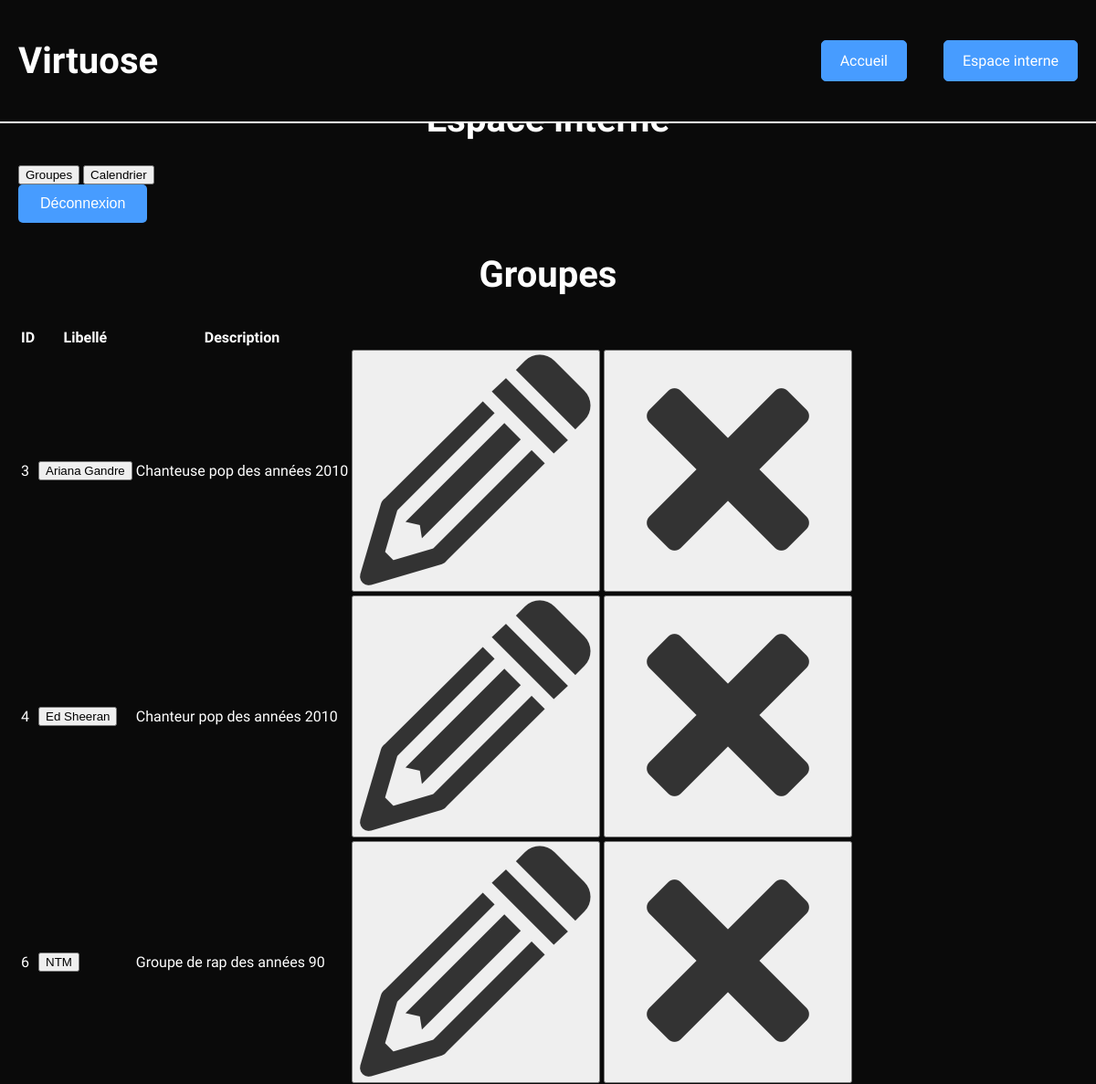
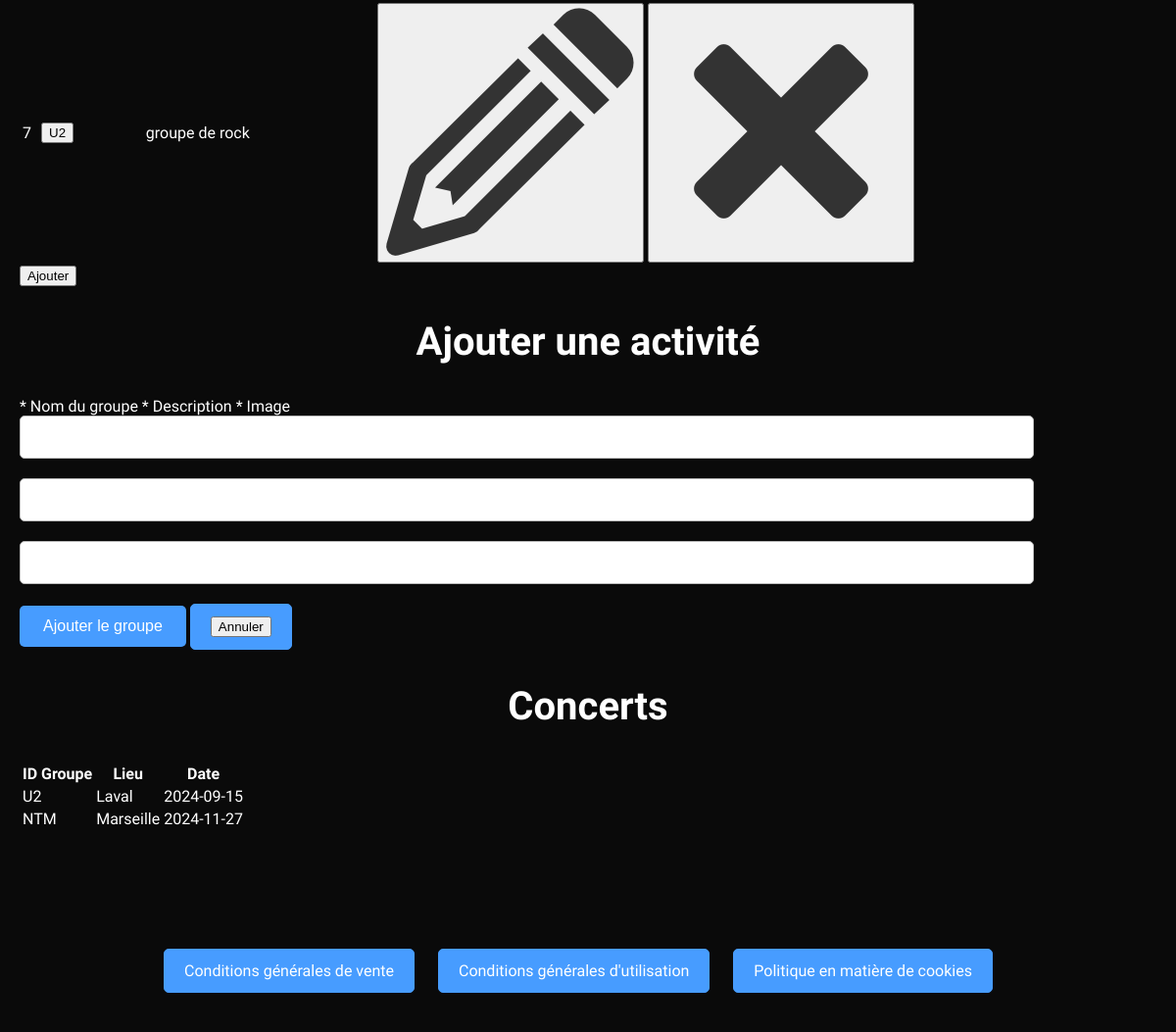
/index.php?action=adminRedirection (signed in), run on the app's committed database (2 pictures, top to bottom).
### tables this page shows
CREATE TABLE IF NOT EXISTS `group` (
  `id_group` int NOT NULL AUTO_INCREMENT,
  `name` varchar(50) NOT NULL,
  `description` varchar(3000) NOT NULL,
  `picture` varchar(128) NOT NULL,
  PRIMARY KEY (`id_group`)
);

CREATE TABLE IF NOT EXISTS `concert` (
  `id_concert` int NOT NULL AUTO_INCREMENT,
  `id_group` int NOT NULL,
  `place` varchar(100) NOT NULL,
  `date` date NOT NULL,
  PRIMARY KEY (`id_concert`),
  KEY `id_groupe2` (`id_group`)
);

### pdo/database.php (called while the page is built, shortened)
<?php
class DBConnection
{
	private static ?PDO $database = null;
	public static function getInstance(): PDO
	{
		if (DBConnection::$database === null) {
			try {
				DBConnection::$database = new PDO('mysql:host=localhost;dbname=tournee;charset=utf8', "root", "");
			} catch (Exception $e) {
				die('Erreur : ' . $e->getMessage());
				echo '<script> console.log("Connexion Effectué") </script>';
			}
		}
		return DBConnection::$database;
	}
}
?>

### pdo/groupPDO.php (called while the page is built, shortened)
<?php
require_once('pdo/database.php');
require_once('model/group.php');
class GroupPDO
{
    public function readAll(): array
    {
        $MySQLQuery = 'SELECT * FROM `group`';
        $stmt = DBConnection::getInstance()->prepare($MySQLQuery);
        $stmt->execute();
        return $this->returnGroups($stmt->fetchAll());
    }
    private function returnGroups(array $rows): array
    {
        $groups = [];
        foreach ($rows as $row) {
            $id_group = $row['id_group'];
            $name = $row['name'];
            $description = $row['description'];
            $picture = $row['picture'];
            $group = new Group($name, $description, $picture, $id_group);
            $groups[] = $group;
        }
        return $groups;
    }
    public function readGroupName(int $id_group): string
    {
        $MySQLQuery = 'SELECT name FROM `group` WHERE id_group = ?;';
        $stmt = DBConnection::getInstance()->prepare($MySQLQuery);
        $stmt->execute([$id_group]);
        $groupData = $stmt->fetch(PDO::FETCH_ASSOC);
        return $groupData['name'];
    }
}

### model/group.php (called while the page is built, shortened)
<?php
class Group
{
    private int $id_group;
    private string $name;
    private string $description;
    public function __construct(string $name, string $description, string $picture, int $id_group = -1)
    {
        $this->id_group = $id_group;
        $this->name = $name;
        $this->description = $description;
    }
    public function getIdGroup(): int
    {
        return $this->id_group;
    }
    public function getName(): string
    {
        return $this->name;
    }
    public function getDescription(): string
    {
        return $this->description;
    }
}

### pdo/concertPDO.php (called while the page is built, shortened)
<?php
require_once('pdo/database.php');
require_once('model/concert.php');
class ConcertPDO
{
    public function readAll(): array
    {
        $MySQLQuery = 'SELECT * FROM `concert`';
        $stmt = DBConnection::getInstance()->prepare($MySQLQuery);
        $stmt->execute();
        return $this->returnConcerts($stmt->fetchAll());
    }
    private function returnConcerts(array $rows): array
    {
        $concerts = [];
        foreach ($rows as $row) {
            $id_concert = $row['id_concert'];
            $id_group = $row['id_group'];
            $place = $row['place'];
            $date = $row['date'];
            $concert = new Concert($id_group, $place, $date, $id_concert);
            $concerts[] = $concert;
        }
        return $concerts;
    }
}

### model/concert.php (called while the page is built, shortened)
<?php
class Concert
{
    private int $id_group;
    private string $place;
    private string $date;
    public function __construct(int $id_group, string $place, string $date, int $id_concert = -1)
    {
        $this->id_group = $id_group;
        $this->place = $place;
        $this->date = $date;
    }
    public function getIdGroup(): int
    {
        return $this->id_group;
    }
    public function getPlace(): string
    {
        return $this->place;
    }
    public function getDate(): string
    {
        return $this->date;
    }
}

### controllers/admin/c_Admin.php (the view, shortened to what this page needs)
<?php
class Admin
{
    private $groups;
    private $concerts;
    function __construct()
    {
        $groupPDO = new GroupPDO();
        $this->groups = $groupPDO->readAll();
        $concertPDO = new ConcertPDO();
        $this->concerts = $concertPDO->readAll();
    }
    function printGroup()
    {
        foreach ($this->groups as $group) {
            echo '<tr>
                <td>' . $group->getIdGroup() . '</td>
                <form method="post" action="index.php">
                <input type="hidden" name="action" value="adminRedirection">
                <input type="hidden" name="step" value="pageGroup">
                <input type="hidden" name="type" value="group">
                <input type="hidden" name="groupId" value="'. $group->getIdGroup() .'">
                <td> <button class="adminTableAction" type="submit">'. $group->getName() . '</td>
                </form>
                <td>' . $group->getDescription() . '</td>
                <form method="post" action="index.php">
                <input type="hidden" name="action" value="adminRedirection">
                <input type="hidden" name="step" value="updateGroup">
                <input type="hidden" name="type" value="group">
                <input type="hidden" name="id" value="'. $group->getIdGroup() .'">
                <td> <button class="adminTableAction" type="submit">
                <img class="adminIcon" src="view/img/edit.ico" />
                </button></td>
                </form>
                <form method="post" action="index.php">
                <input type="hidden" name="action" value="adminRedirection">
                <input type="hidden" name="step" value="deleteGroup">
                <input type="hidden" name="type" value="group">
                <input type="hidden" name="id" value="'. $group->getIdGroup() .'">
                <td> <button class="adminTableAction" type="submit">
                <img class="adminIcon" src="view/img/delete.ico" />
                </button></td>
                </form>
                </td></tr>
                ';
        }
    }
    function printConcert()
    {
        $groupPDO = new GroupPDO();
        foreach ($this->concerts as $concert) {
            $groupName = $groupPDO->readGroupName($concert->getIdGroup());
            echo '<tr>
                <td>' . $groupName . '</td>
                <td>' . $concert->getPlace() . '</td>
                <td>' . $concert->getDate() . '</td>
                </td></tr>
                ';
        }
    }
}

### index.php (shortened to what this page needs)
<?php
require_once('controllers/c_Redirection.php');
$ControllerRedirection = Redirection::getInstance();
$action = null;
if (isset($_GET['action'])) {
	$action = htmlspecialchars($_GET['action']);
} else {
	if (isset($_POST['action'])) {
		$action = htmlspecialchars($_POST['action']);
	}
}
switch ($action) {
	case 'adminRedirection';
		$ControllerRedirection->adminRedirection();
		break;
}

### controllers/c_Redirection.php (shortened to what this page needs)
<?php
require_once('./pdo/concertPDO.php');
require_once('./pdo/groupPDO.php');
class Redirection
{
    public function adminRedirection()
    {
        $step = 'view';
        switch ($step) {
            case 'view':
                if (isset($_SESSION['login'])) {
                    require('view/admin/v_Admin.php');
                } else {
                    require('view/admin/v_AdminLogin.php');
                }
                break;
        }
    }
}

### view/admin/v_Admin.php (shortened to what this page needs)
<?php require_once('controllers/admin/c_Admin.php') ?>
<?php $ControllerAdmin = new Admin ?>
<main>
    <h1>Espace interne</h1>
    <div id="adminAction">
        <input class="btnSmall btnNotClicked btnAdminOption" type="button" value="Groupes" name="divGroup" onclick="adminClickEvent(this)" />
        <input class="btnSmall btnNotClicked btnAdminOption" type="button" value="Calendrier" name="divCal" onclick="adminClickEvent(this)" />
        <form method="POST" action="index.php">
                <input class="btnSmall btnNotClicked btnAdminOption" type="submit" value="Déconnexion">
        </form>
    </div>
    <div class="divInvisible divAdminOption" id="divGroup">
        <h2>Groupes</h2>
        <table>
            <thead>
                <tr>
                    <th>ID</th>
                    <th>Libellé</th>
                    <th>Description</th>
                </tr>
            </thead>
            <tbody>
                <?php $ControllerAdmin->printGroup(); ?>
            </tbody>
        </table>
        <input class="btnNotClicked btnAdminOption btnAdd" type="button" value="Ajouter" name="addGroup" onclick="adminClickEvent(this)" />
    </div>
    <div class="divInvisible divAdminOption" id="addGroup">
    <h2>Ajouter une activité</h2>
        <form method="POST" action="index.php">
            <div class="colDiv">
                <div class="vDiv divAlignRight">
                    <label for="groupname">* Nom du groupe</label>
                    <label for="description">* Description</label>
                    <label for="picture">* Image</label>
                </div>
                <div class="vDiv divAlignLeft">
                    <input type="text" name="groupname" required>
                    <input class="txtDescription" type="text" name="description" required>
                    <input class="txtDescription" type="text" name="picture" required>
                    <input type="submit" value="Ajouter le groupe"></input>
                    <a href="index.php?action=adminRedirection&step=disconnect"><button type="button">Annuler</button></a>
                </div>
            </div>
        </form>
    </div>
    <div class="divInvisible divAdminOption" id="divCal">
        <h2>Concerts</h2>
        <table>
            <thead>
                <tr>
                    <th>ID Groupe</th>
                    <th>Lieu</th>
                    <th>Date</th>
                </tr>
            </thead>
            <tbody>
                <?php $ControllerAdmin->printConcert(); ?>
            </tbody>
        </table>
    </div>
</main>
<?php $content = ob_get_clean(); ?>
<?php require('view/layout.php') ?>

### view/layout.php (shortened to what this page needs)
<!DOCTYPE html>
<html>
<head>
    <link href="../view/style.css" rel="stylesheet" />
</head>
<body>
    <header>
        <nav>
            <h1 class="companyname">Virtuose</h1>
            <ul>
                <li><a href="/index.php?action=accueil">Accueil</a></li>
                <li><a href="/index.php?action=adminRedirection">Espace interne</a></li>
            </ul>
        </nav>
    </header>
    <?= $content ?>
    <footer>
        <a class="a-nostyle white-font">Conditions générales de vente</a>
        <a class="a-nostyle white-font">Conditions générales d'utilisation</a>
        <a class="a-nostyle white-font">Politique en matière de cookies</a>
    </footer>
</body>
</html>

### view/style.css (style rules this page uses)
:root { --primary-color: #479cff; --secondary-color: #ffffff; --background-color: #0a0a0a; --text-color: #ffffff; --border-color: #bbbbbb; }
body { margin: 0; padding: 0; font-family: "Istok Web", sans-serif; background-color: var(--background-color); color: var(--text-color); }
a { display: inline-block; padding: 12px 20px; margin-right: 20px; font-size: 16px; text-decoration: none; color: var(--secondary-color); background-color: var(--primary-color); border: solid 1px var(--primary-color); border-radius: 5px; transition: background-color 0.3s ease, color 0.3s ease; }
h1, h2 { font-size: 2.5rem; text-align: center; }
h2 { color: var(--text-color); }
nav { position: fixed; top: 0; left: 0; width: 100%; display: flex; justify-content: space-between; align-items: center; padding: 10px 20px; background-color: var(--background-color); border-bottom: 2px solid var(--text-color); z-index: 1000; }
nav ul { list-style-type: none; display: flex; }
nav ul li { margin-right: 20px; }
main { min-height: 100vh; padding: 80px 20px; }
form { display: flex; flex-wrap: wrap; }
input[type="text"], input[type="password"], textarea { width: 100%; padding: 12px; margin-bottom: 20px; border: 1px solid var(--border-color); border-radius: 5px; font-size: 1rem; }
input[type="submit"] { padding: 12px 24px; background-color: var(--primary-color); color: var(--secondary-color); border: none; border-radius: 5px; font-size: 1rem; cursor: pointer; }
footer { padding: 40px 20px; text-align: center; background-color: var(--background-color); color: var(--secondary-color); }

### data on the page
group: id_group "3", name "Ariana Gandre", description "Chanteuse pop des années 2010"
group: id_group "4", name "Ed Sheeran", description "Chanteur pop des années 2010"
group: id_group "6", name "NTM", description "Groupe de rap des années 90"
group: id_group "7", name "U2", description "groupe de rock"
concert: id_group.name "U2", place "Laval", date "2024-09-15"
concert: id_group.name "NTM", place "Marseille", date "2024-11-27"
